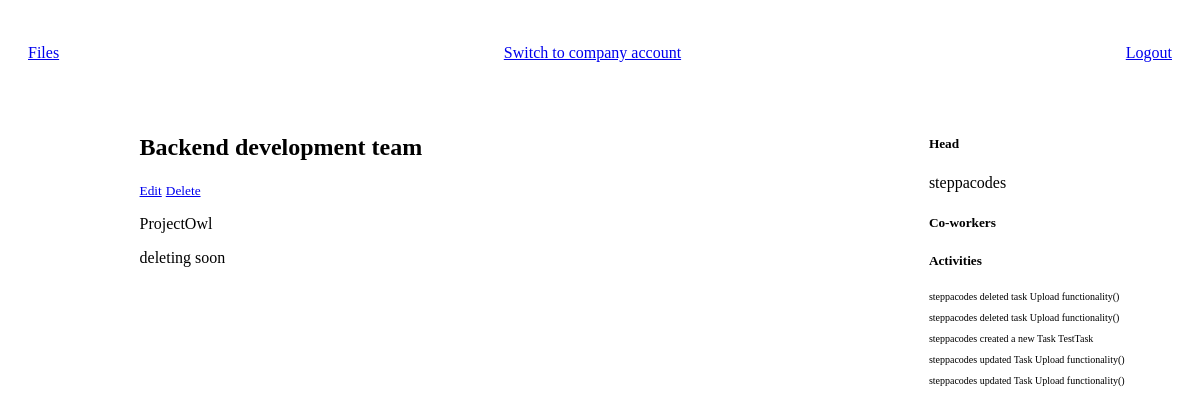
The app's page /team-dashboard/2, older data.
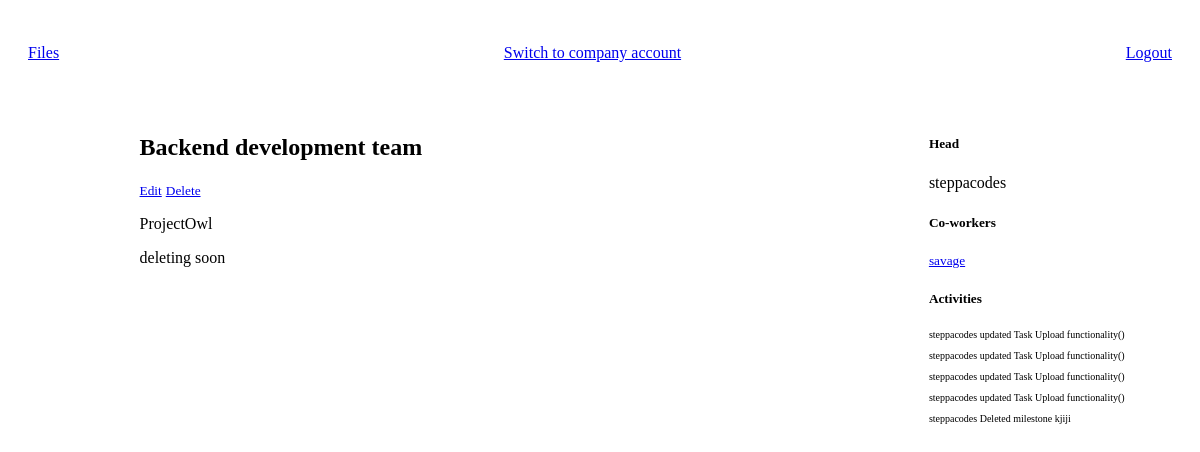
The same page, newer data.
### project_manager/models.py (models this page shows, shortened)
class Info(models.Model):
    STATUS = (
        ("In Progress", "In Progress"),
        ("In Queue", 'In Queue'),
        ("Paused", "Paused"),
        ("Completed", "Completed")
    )
    name = models.CharField(max_length=200)
    description = models.TextField(default='')
    created_by = models.ForeignKey(CostumUser, on_delete=models.CASCADE, default='', null=True,blank=True)
    complete = models.BooleanField(default=False)
    updated = models.DateTimeField(auto_now=True)
    status = models.CharField(choices=STATUS, default='In Queue',max_length=200)
    created = models.DateTimeField(auto_now_add=True)
    class Meta:
        abstract = True

class Project(Info):
    PRIORITY =(
        ('Normal', 'Normal'),
        ('ASAP','ASAP')
    )
    company = models.ForeignKey(Company, on_delete=models.CASCADE, default = None, null=True, blank=True)
    progress = models.IntegerField(default=0, null=True, blank=True)
    priority_level = models.CharField(max_length=100, choices=PRIORITY, default='Normal')
    teams = models.ManyToManyField(Team, null=True, blank=True)
    deadline = models.DateTimeField(null = True, blank =True)
    is_personal = models.BooleanField(default=False, blank=True, null=True)
    due_in = models.IntegerField(null = True, blank=True, default=None)
    updated_by = models.ForeignKey(CostumUser, related_name="up_dated", on_delete=models.CASCADE, null=True, blank=True)

class Data(models.Model):
    name = models.CharField(max_length=200, default =None, null=True,blank=True)
    user = models.ForeignKey(CostumUser, on_delete=models.CASCADE,null=True,blank=True)
    project = models.ForeignKey(Project, on_delete=models.SET_NULL, null=True, blank=True)
    milestone = models.ForeignKey(MileStone, on_delete=models.SET_NULL, null=True, blank=True)
    team = models.ForeignKey(Team, on_delete=models.SET_NULL, null=True,blank=True,default=None)
    task = models.ForeignKey(Task, on_delete=models.SET_NULL, null=True, blank=True)
    company = models.ForeignKey(Company,null=True,blank=True, on_delete=models.CASCADE)
    class Meta:
        abstract = True

class Activity(Data):
    message = models.CharField(max_length=2000, default= "New Activity")
    created_at = models.DateTimeField(auto_now_add=True)
    class Meta:
        ordering = ['-created_at']
        verbose_name = "Activity"
        verbose_name_plural = "Activities"

### users/models.py (models this page shows)
class CostumUser(AbstractUser):
    in_company = models.BooleanField(default=False)

### manager/models.py (models this page shows)
class Worker(models.Model):
    user = models.OneToOneField(CostumUser,on_delete=models.CASCADE,verbose_name="Workers")
    team = models.ForeignKey(Team, on_delete=models.SET_NULL, null=True,blank=True,default=None)
    company = models.ForeignKey(Company, on_delete=models.CASCADE, null=True,blank=True,default=None)
    def __str__(self):
        return f"{self.user.username}"
    class Meta:
        verbose_name = "Worker"
        verbose_name_plural = "Workers"

### manager/views.py (the view)
# urls.py: path('team-dashboard/<str:id>',teamdashboard ,name='team-dashboard'),
def teamdashboard(request,id):
    team = Team.objects.get(id=id)
    members = team.worker_set.all()
    projects = Project.objects.filter(company=team.company)
    activities = team.company.activity_set.all()[:5]
    team_projects = []
    for project in projects:
        if team in project.teams.all():
            team_projects.append(project)
    context = {
               "team":team,
               "members":members ,
               "projects":team_projects,
               "activities":activities
              }
    return render(request, "manager/team-dashboard.html", context)

### manager/templates/manager/team-dashboard.html (shortened to what this page needs)
{% extends 'base.html' %}
{% block content %}
<div class='team-container'>
    <div>
    </div>
    <div>
        <div>
            <h2>{{team.name}}</h2>
            <small><a href="{% url 'update-team' team.id %}">Edit</a></small>
            <small><a href="{% url 'delete-team' team.id %}">Delete</a></small>
        </div>
        <div>
            {% for project in projects  %}
                <p>{{project.name}}</p>
            {% endfor %}
        </div>
    </div>
    <div>
        <div>
            <h5>Head</h5>
            {{team.head}}
        </div>
        <div>
            <h5>Co-workers</h5>
            {% for member in members  %}
                {% if member != team.head %}
                    <small><a href="{% url 'user-dashboard' member.user.id %}">{{member.user.username}}</a></small>
                {% endif %}
            {% endfor %}
        </div>
        <div>
            <h5>Activities</h5>
            {% include 'manager/activities.html' %}
        </div>
    </div>
</div>
{% endblock %}

### manager/templates/manager/activities.html (shortened to what this page needs)
{% for activity in activities  %}
<p class='activity-stat'><span class='activity-user'>{{activity.user.username}}</span>
    {{activity.message}} <span class='activity-reciever'> {{activity.name}}
{% endfor %}

Row changes from the older to the newer data that the page shows:
no longer on this page (row unchanged): Activity: user.username "steppacodes", message "deleted task", name "Upload functionality()"
no longer on this page (row unchanged): Activity: user.username "steppacodes", message "deleted task", name "Upload functionality()"
no longer on this page (row unchanged): Activity: user.username "steppacodes", message "created a new Task", name "TestTask"
added Worker: user.username "savage"
added Activity: user.username "steppacodes", message "updated Task", name "Upload functionality()"
added Activity: user.username "steppacodes", message "updated Task", name "Upload functionality()"
added Activity: user.username "steppacodes", message "Deleted milestone", name "kjiji"
